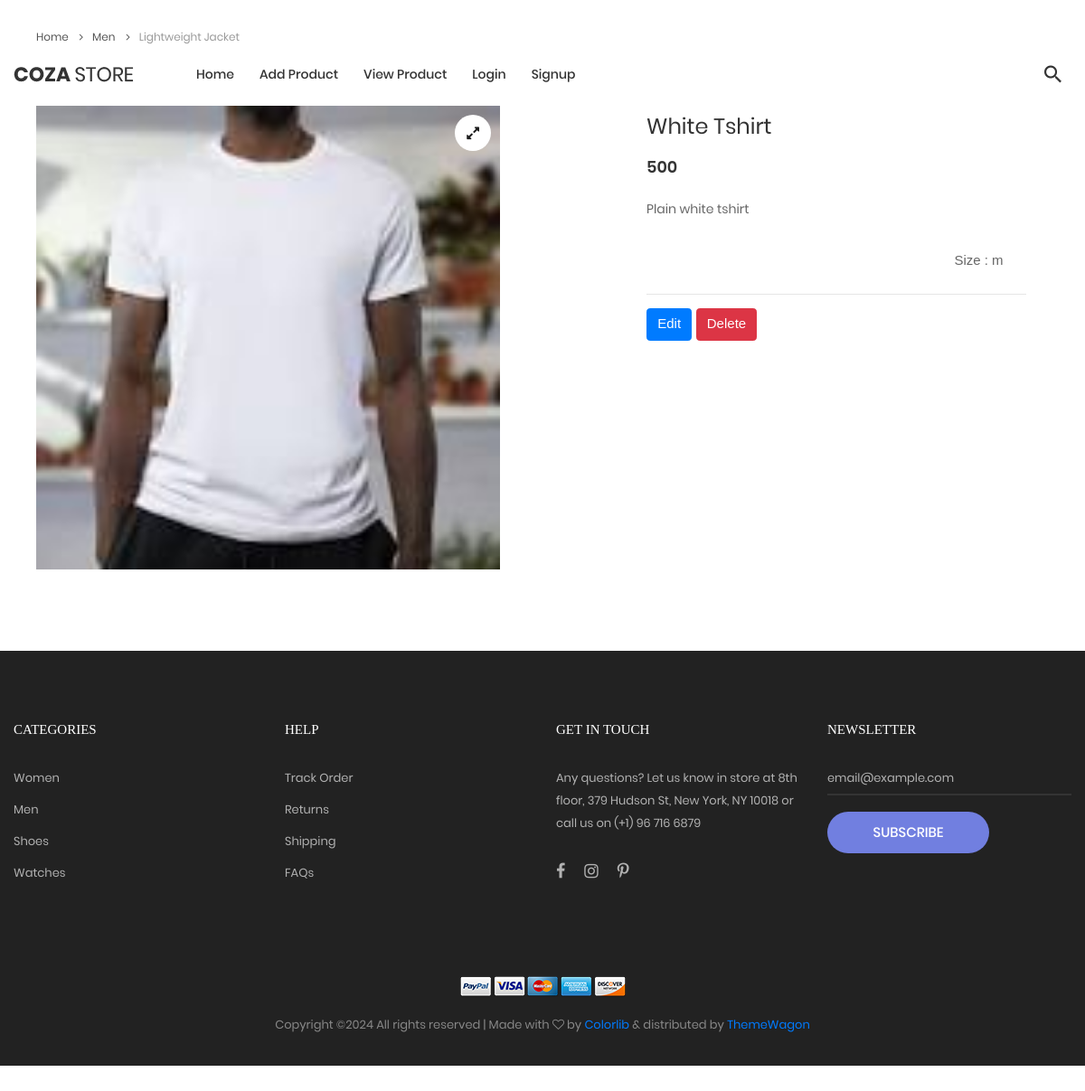
Screenshot of /myapp/product-detail/1/ with the database file from the repository.
### myapp/models.py (models this page shows, shortened)
class Product(models.Model):
    category = (
        ("Men","Men"),
        ("Women","Women"),
        ("Child","Child")
    )
    brand = (
        ("Levis","Levis"),
        ("Gap","Gap"),
        ("Tommy","Tommy")
    )
    size = (
        ("S","S"),
        ("M","M"),
        ("L","L"),
        ("XL","XL")
    )
    seller = models.ForeignKey(User,on_delete=models.CASCADE)
    cname = models.CharField(max_length=100, choices=category, default='Men')
    bname = models.CharField(max_length=100, choices=brand, default='Levis')
    pname = models.CharField(max_length=100)
    si = models.CharField(max_length=100, choices=size, default='M')
    desc = models.TextField()
    price = models.PositiveIntegerField()
    pimage = models.ImageField(upload_to="productimage/", default="")

### myapp/views.py (the view)
# urls.py: path('product-detail/<int:pk>/', views.pdetail, name='product-detail'),
def pdetail(request,pk):
    Products = Product.objects.get(pk=pk)
    return render(request,"myapp/product-detail.html",{'Products':Products})

### myapp/templates/myapp/product-detail.html (shortened to what this page needs)
{% extends 'sheader.html' %}
{% load static %}
{% block content %}
<!DOCTYPE html>
<html lang="en">
<body class="animsition">
	<div class="container">
		<div class="bread-crumb flex-w p-l-25 p-r-15 p-t-30 p-lr-0-lg">
			<a href="index.html" class="stext-109 cl8 hov-cl1 trans-04">
				Home
				<i class="fa fa-angle-right m-l-9 m-r-10" aria-hidden="true"></i>
			</a>
			<a href="product.html" class="stext-109 cl8 hov-cl1 trans-04">
				Men
				<i class="fa fa-angle-right m-l-9 m-r-10" aria-hidden="true"></i>
			</a>
			<span class="stext-109 cl4">
				Lightweight Jacket
			</span>
		</div>
	</div>
	<section class="sec-product-detail bg0 p-t-65 p-b-60">
		<div class="container">
			<div class="row">
				<div class="col-md-6 col-lg-7 p-b-30">
					<div class="p-l-25 p-r-30 p-lr-0-lg">
						<div class="wrap-slick3 flex-sb flex-w">
							<div class="slick3 gallery-lb">
								<div class="item-slick3" data-thumb="images/product-detail-01.jpg">
									<div class="wrap-pic-w pos-relative">
										<img src="{{Products.pimage.url}}" alt="IMG-PRODUCT">
										<a class="flex-c-m size-108 how-pos1 bor0 fs-16 cl10 bg0 hov-btn3 trans-04" href="images/product-detail-01.jpg">
											<i class="fa fa-expand"></i>
										</a>
									</div>
								</div>
							</div>
						</div>
					</div>
				</div>
				<div class="col-md-6 col-lg-5 p-b-30">
					<div class="p-r-50 p-t-5 p-lr-0-lg">
						<h4 class="mtext-105 cl2 js-name-detail p-b-14">
							{{Products.pname}}
						</h4>
						<span class="mtext-106 cl2">
							{{Products.price}}
						</span>
						<p class="stext-102 cl3 p-t-23">
							{{Products.desc}}
						</p>
						<div class="p-t-33">
							<div class="flex-w flex-r-m p-b-10">
								<div class="size-203 flex-c-m respon6">
									Size : {{Products.si}}
								</div>
							</div>
									<hr style="justify-content: space-evenly;">
									<a href="{% url 'sedit' pk=Products.pk %}" button type="button" class="btn btn-primary">Edit</a>
									<a href="{% url 'sdelete' pk=Products.pk %}" button type="button" class="btn btn-danger">Delete<a>
								</div>
							</div>
						</div>
					</div>
				</div>
	</section>
</body>
</html>
{% endblock %}

### myapp/static/css/main.css (style rules this page uses)
.container { max-width: 1380px; }
@media (max-width: 1600px) { .container { max-width: 1200px; } }
.slick-slide { outline: none !important; }
.wrap-slick3 { position: relative; }
.slick3 { width: 83.333333%; }
.cl2 { color: #333; }
.cl3 { color: #666; }
.cl4 { color: #999; }
.cl8 { color: #555; }
.cl10 { color: #1d1d1d; }
.stext-102 { font-family: Poppins-Regular; font-size: 14px; line-height: 1.7; }
.stext-109 { font-family: Poppins-Regular; font-size: 12px; line-height: 1.833333; }
.mtext-105 { font-family: Poppins-Regular; font-size: 24px; line-height: 1.5; }
.mtext-106 { font-family: Poppins-SemiBold; font-size: 18px; line-height: 1.388888; }
.size-108 { width: 40px; height: 40px; }
.size-203 { width: 105px; }
.bg0 { background-color: #fff; }
.bor0 { border-radius: 50%; }
.how-pos1 { position: absolute; top: 10px; right: 10px; }

### rows the page displays
Product: pimage (picture), pname "White Tshirt", price "500", desc "Plain white tshirt", si "m"
